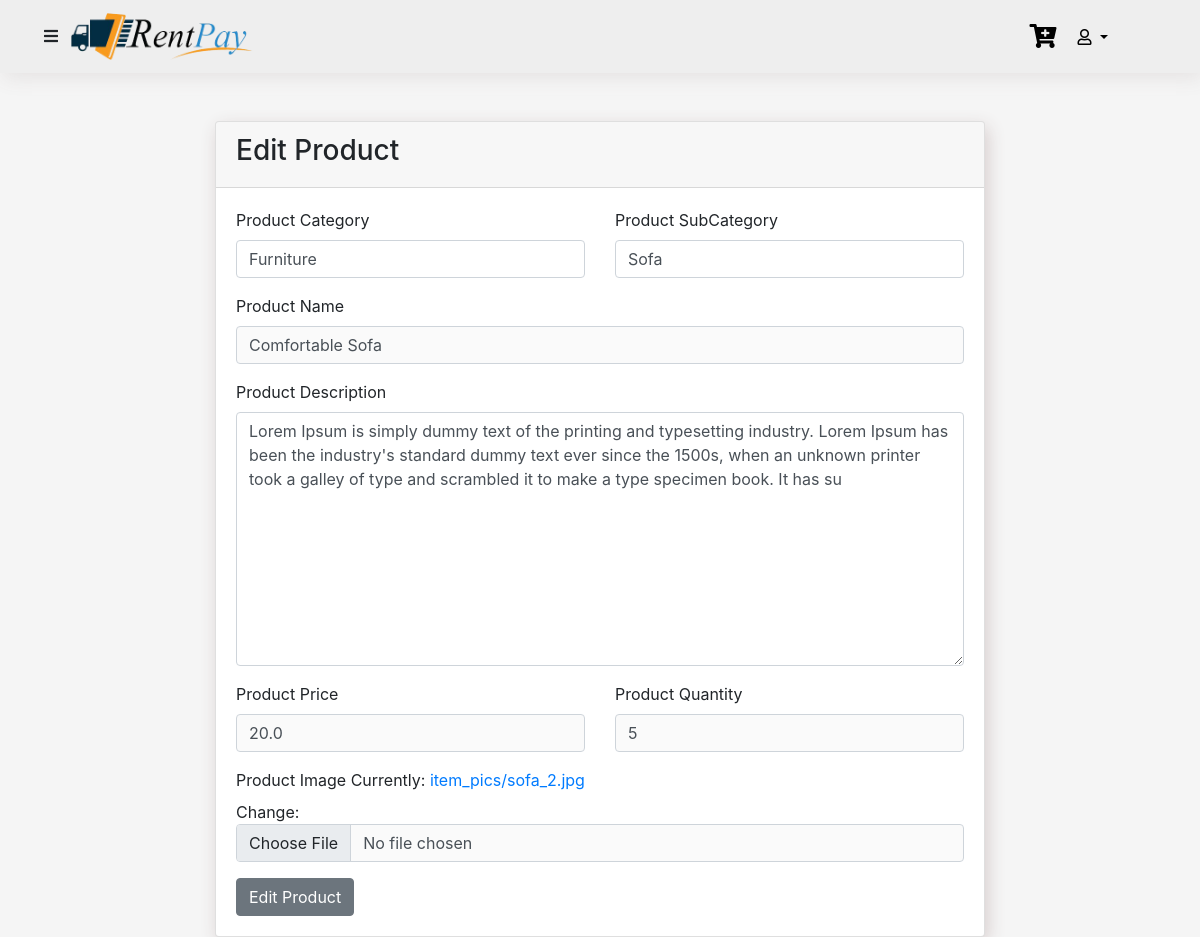
The app's page /users/update-product/6 (signed in) with its own data.
### products/models.py (models this page shows, shortened)
class Product(models.Model):
    prod_cat = models.ForeignKey(Category, null=True, blank=True, on_delete=models.CASCADE)
    prod_sub = models.ForeignKey(Sub_Category, null=True, blank=True, on_delete=models.CASCADE)
    product_name = models.CharField(max_length=255, null=True, blank=True)
    product_desc = models.TextField(max_length=255, null=True, blank=True)
    prod_img = models.ImageField(upload_to="item_pics", default="nothing.jpg")
    product_price = models.FloatField(max_length=255, null=True, blank=True)
    product_quantity = models.IntegerField(null=True, blank=True)
    timePeriod = models.IntegerField(null=True,default=1)

### products/views.py (the view)
# urls.py: path('update-product/<int:pk>',views.UpdateProduct.as_view(), name="update-product"),
class UpdateProduct(LoginRequiredMixin,UserPassesTestMixin,SuccessMessageMixin,UpdateView):
    model = Product
    template_name = 'product/product_form.html'
    form_class = ProductForm
    success_url = reverse_lazy('products:product-list-template')
    success_message = 'Product Updated Successfully'
    def test_func(self):
        if self.request.user.user_role == "Admin":
            return True
        return False

### products/forms.py
class ProductForm(ModelForm):
    class Meta:
        model = models.Product
        exclude = ["timePeriod"]

### products/models.py (called while the page is built)
    def __str__(self):
        return self.cat_name

    def __str__(self):
        return self.sub_category

### products/templates/product/product_form.html (shortened to what this page needs)
{% extends 'base.html' %} {% block body %}
<div class="row">
    <div class="col-lg-8 mx-auto">
        <div class="card prod-card">
            <div class="card-header">
                {% if form.instance.pk %}
                <h3>Edit Product</h3>
                {% else %}
                <h3>Add Product</h3> {% endif %}
            </div>
            <div class="card-body">
                <form method="post">
                    <div class="form-group">
                        <div class="row">
                            <div class="col-lg-6">
                                <label for="category">Product Category</label> {{form.prod_cat}}
                            </div>
                            <div class="col-lg-6">
                                <label for="subcategory">Product SubCategory</label> {{form.prod_sub}}
                            </div>
                        </div>
                    </div>
                    <div class="form-group">
                        <label for="name">Product Name</label> {{form.product_name}}
                    </div>
                    <div class="form-group">
                        <label for="desc">Product Description</label> {{form.product_desc}}
                    </div>
                    <div class="form-group">
                        <div class="row">
                            <div class="col-lg-6">
                                <label for="price">Product Price</label> {{form.product_price}}
                            </div>
                            <div class="col-lg-6">
                                <label for="quantity">Product Quantity</label> {{form.product_quantity}}
                            </div>
                        </div>
                    </div>
                    <div class="form-group">
                        <label for="image">Product Image</label> {{form.prod_img}}
                    </div>
                    {% if form.instance.pk %}
                    <button type="submit" class="btn btn-secondary">Edit Product</button> {% else %}
                    <button type="submit" class="btn btn-primary">Add Product</button> {% endif %}
                </form>
            </div>
        </div>
    </div>
</div>
{% endblock %}

### static/css/style.css (style rules this page uses)
body { font-family: 'Outfit', sans-serif; background-color: #f5f5f5 !important; }
.prod-card { box-shadow: 3px 6px 18px rgb(215, 205, 205) !important; }
input { background-color: #fafafa !important; }

### records on screen
Product: prod_cat "Furniture", prod_sub "Sofa", product_name "Comfortable Sofa", product_desc "Lorem Ipsum is simply dummy text of the printing and typesetting industry. Lorem Ipsum has been the industry's standard dummy text ever since the 1500s, when an unknown printer took a galley of type and scrambled it to make a type specimen book. It has su", product_price "20.0", product_quantity "5"
